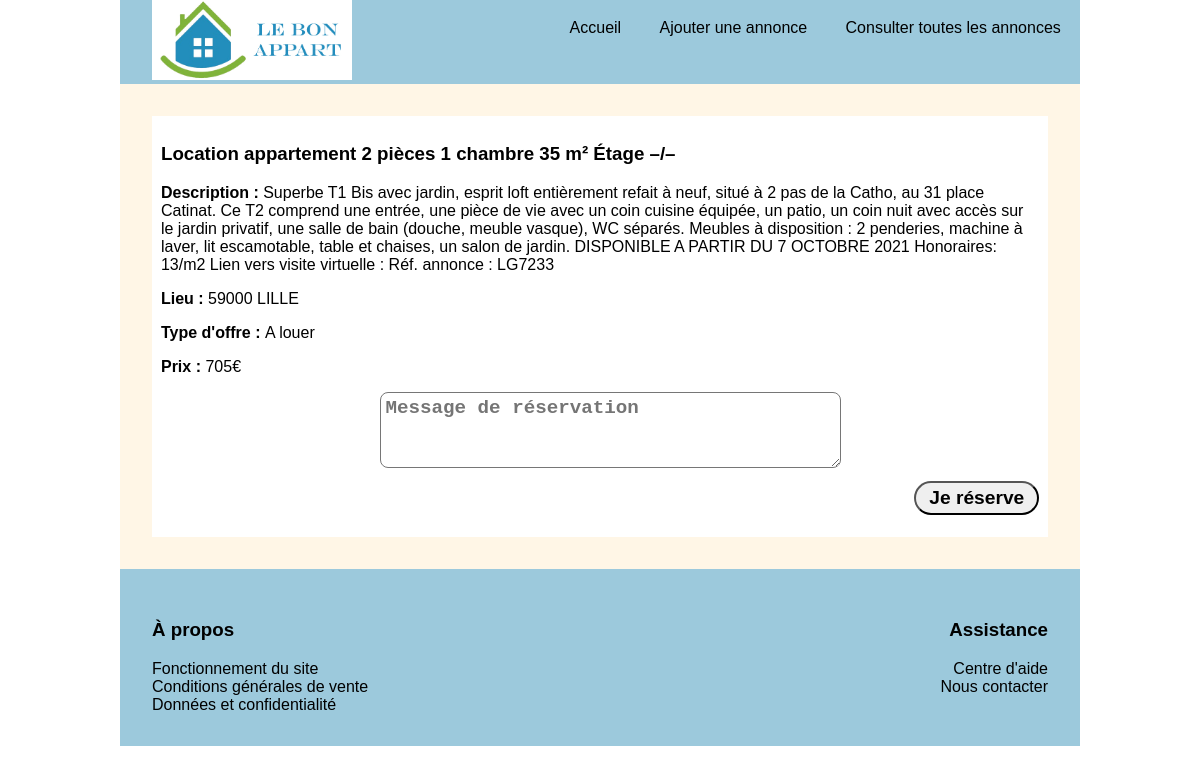
Screenshot of /advert.php?id=8 with the database file from the repository.
### tables this page shows
CREATE TABLE `adverts` (
  `id` bigint(20) UNSIGNED NOT NULL,
  `title` varchar(255) NOT NULL,
  `description` text NOT NULL,
  `zipcode` int(11) NOT NULL,
  `city` varchar(255) NOT NULL,
  `type` varchar(255) NOT NULL,
  `price` decimal(10,0) NOT NULL,
  `reservation_message` text
);

### includes/adverts_functions.php (called while the page is built, shortened)
<?php
function getAdvert(int $id) {
    $bdd = connexion();
    $query = $bdd->prepare("SELECT * FROM adverts WHERE id=:id");
    $response = $query->execute([ 'id' => $id]) or die(print_r($bdd->errorInfo()));
    $result = $query->fetch();
    return $result;
}

### includes/advert_include.php (called while the page is built, shortened)
<?php
include_once 'adverts_functions.php';
$advert = getAdvert($_GET['id']);

### includes/add_message_include.php (called while the page is built, shortened)
<?php
include_once "adverts_functions.php";
if(isset($_GET) && $_GET !== []) {
    $message = getadvert($_GET['id']);
}

### advert.php (the view, shortened to what this page needs)
<?php
include_once "includes/advert_include.php";
include_once "includes/add_message_include.php";
?>
<!DOCTYPE html>
<html lang="fr">
<head>
    <link rel="stylesheet" href="css/style.css">
</head>
<body>
    <?php include_once "includes/header.php"; ?>
    <main>
        <section>
            <article>
                <h1><?php echo htmlspecialchars($advert['title']); ?></h1>
                <p><strong>Description : </strong><?php echo htmlspecialchars($advert['description']); ?></p>
                <p><strong>Lieu : </strong><?php echo htmlspecialchars($advert['zipcode']); ?>
                    <?php echo htmlspecialchars($advert['city']); ?></p>
                <p><strong>Type d'offre : </strong><?php echo htmlspecialchars($advert['type']); ?></p>
                <p><strong>Prix : </strong><?php echo htmlspecialchars($advert['price']) . "€"; ?></p>
                <aside>
                <form action="#" method="POST">
                <p>
                    <div>
                        <textarea type="text" class="message" name="message" id="message" cols="30" rows="3" placeholder="Message de réservation"></textarea>
                    </div>
                </p>
                <p class="btn-submit">
                    <input type="submit" value="Je réserve">
                </p>
                </form>
            </aside>
            </article>
        </section>
    </main>
    <?php include_once "includes/footer.php"; ?>
</body>
</html>

### css/style.css (style rules this page uses)
body { font-family: 'Raleway', sans-serif; margin: auto; width: 80vw; }
article { background-color: #ffffff; padding: 1%; }
section, p#message { background-color: #fff6e6; }
section { width: 100%; margin: auto; padding: 2rem; box-sizing: border-box; }
form { width: 75%; }
label, input, textarea, select { font-size: 1.2rem; font-weight: 600; margin-bottom: 0.8rem; border-radius: 0.5rem; padding: 0.25rem; box-sizing: border-box; }
input, textarea { width: 70%; }
input[type=submit] { border-radius: 10rem; width: auto; padding-left: 0.8rem; padding-right: 0.8rem; }
form p { margin-top: 0; margin-bottom: 0; }
form div { display: flex; }
.btn-submit { text-align: right; }
aside { display: flex; justify-content: end; }

### rows the page displays
adverts: title "Location appartement 2 pièces 1 chambre 35 m² Étage –/–", description "Superbe T1 Bis avec jardin, esprit loft entièrement refait à neuf, situé à 2 pas de la Catho, au 31 place Catinat. Ce T2 comprend une entrée, une pièce de vie avec un coin cuisine équipée, un patio, un coin nuit avec accès sur le jardin privatif, une salle de bain (douche, meuble vasque), WC séparés. Meubles à disposition : 2 penderies, machine à laver, lit escamotable, table et chaises, un salon de jardin. DISPONIBLE A PARTIR DU 7 OCTOBRE 2021 Honoraires: 13/m2 Lien vers visite virtuelle : Réf. annonce : LG7233", zipcode "59000", city "LILLE", type "A louer", price "705"
